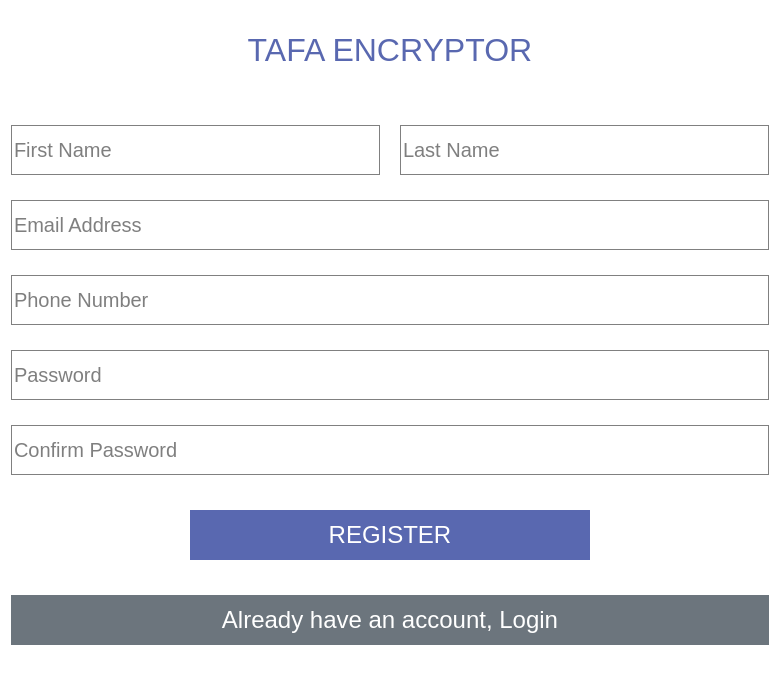
<?xml version="1.0" encoding="UTF-8"?>
<ui version="4.0">
 <class>registrationForm</class>
 <widget class="QDialog" name="registrationForm">
  <property name="geometry">
   <rect>
    <x>0</x>
    <y>0</y>
    <width>780</width>
    <height>685</height>
   </rect>
  </property>
  <property name="windowTitle">
   <string>Tafa Encyrptor Registration</string>
  </property>
  <property name="styleSheet">
   <string notr="true">background: white;</string>
  </property>
  <layout class="QVBoxLayout" name="verticalLayout">
   <item>
    <widget class="QLabel" name="label">
     <property name="maximumSize">
      <size>
       <width>16777215</width>
       <height>60</height>
      </size>
     </property>
     <property name="font">
      <font>
       <pointsize>24</pointsize>
      </font>
     </property>
     <property name="styleSheet">
      <string notr="true">color: #5968B0;</string>
     </property>
     <property name="text">
      <string>TAFA ENCRYPTOR</string>
     </property>
     <property name="alignment">
      <set>Qt::AlignCenter</set>
     </property>
    </widget>
   </item>
   <item>
    <spacer name="verticalSpacer_8">
     <property name="orientation">
      <enum>Qt::Vertical</enum>
     </property>
     <property name="sizeType">
      <enum>QSizePolicy::Fixed</enum>
     </property>
     <property name="sizeHint" stdset="0">
      <size>
       <width>20</width>
       <height>30</height>
      </size>
     </property>
    </spacer>
   </item>
   <item>
    <layout class="QHBoxLayout" name="horizontalLayout">
     <property name="spacing">
      <number>0</number>
     </property>
     <property name="sizeConstraint">
      <enum>QLayout::SetFixedSize</enum>
     </property>
     <item>
      <widget class="QLineEdit" name="firstNameInput">
       <property name="minimumSize">
        <size>
         <width>0</width>
         <height>50</height>
        </size>
       </property>
       <property name="font">
        <font>
         <pointsize>15</pointsize>
        </font>
       </property>
       <property name="styleSheet">
        <string notr="true">color: black;
border: 1px solid grey;
</string>
       </property>
       <property name="placeholderText">
        <string>First Name</string>
       </property>
      </widget>
     </item>
     <item>
      <spacer name="horizontalSpacer">
       <property name="orientation">
        <enum>Qt::Horizontal</enum>
       </property>
       <property name="sizeType">
        <enum>QSizePolicy::Fixed</enum>
       </property>
       <property name="sizeHint" stdset="0">
        <size>
         <width>20</width>
         <height>20</height>
        </size>
       </property>
      </spacer>
     </item>
     <item>
      <widget class="QLineEdit" name="lastNameInput">
       <property name="minimumSize">
        <size>
         <width>0</width>
         <height>50</height>
        </size>
       </property>
       <property name="maximumSize">
        <size>
         <width>16777215</width>
         <height>16777215</height>
        </size>
       </property>
       <property name="font">
        <font>
         <pointsize>15</pointsize>
        </font>
       </property>
       <property name="styleSheet">
        <string notr="true">color: black;
border: 1px solid grey;</string>
       </property>
       <property name="placeholderText">
        <string>Last Name</string>
       </property>
      </widget>
     </item>
    </layout>
   </item>
   <item>
    <spacer name="verticalSpacer_7">
     <property name="orientation">
      <enum>Qt::Vertical</enum>
     </property>
     <property name="sizeType">
      <enum>QSizePolicy::Fixed</enum>
     </property>
     <property name="sizeHint" stdset="0">
      <size>
       <width>20</width>
       <height>10</height>
      </size>
     </property>
    </spacer>
   </item>
   <item>
    <widget class="QLineEdit" name="emailAddressInput">
     <property name="minimumSize">
      <size>
       <width>0</width>
       <height>50</height>
      </size>
     </property>
     <property name="maximumSize">
      <size>
       <width>16777215</width>
       <height>16777215</height>
      </size>
     </property>
     <property name="font">
      <font>
       <pointsize>15</pointsize>
      </font>
     </property>
     <property name="styleSheet">
      <string notr="true">color: black;
border: 1px solid grey;
</string>
     </property>
     <property name="placeholderText">
      <string>Email Address</string>
     </property>
    </widget>
   </item>
   <item>
    <spacer name="verticalSpacer_4">
     <property name="orientation">
      <enum>Qt::Vertical</enum>
     </property>
     <property name="sizeType">
      <enum>QSizePolicy::Fixed</enum>
     </property>
     <property name="sizeHint" stdset="0">
      <size>
       <width>20</width>
       <height>10</height>
      </size>
     </property>
    </spacer>
   </item>
   <item>
    <widget class="QLineEdit" name="phoneInput">
     <property name="minimumSize">
      <size>
       <width>0</width>
       <height>50</height>
      </size>
     </property>
     <property name="maximumSize">
      <size>
       <width>16777215</width>
       <height>16777215</height>
      </size>
     </property>
     <property name="font">
      <font>
       <pointsize>15</pointsize>
      </font>
     </property>
     <property name="styleSheet">
      <string notr="true">color: black;
border: 1px solid grey;
</string>
     </property>
     <property name="placeholderText">
      <string>Phone Number</string>
     </property>
    </widget>
   </item>
   <item>
    <spacer name="verticalSpacer_3">
     <property name="orientation">
      <enum>Qt::Vertical</enum>
     </property>
     <property name="sizeType">
      <enum>QSizePolicy::Fixed</enum>
     </property>
     <property name="sizeHint" stdset="0">
      <size>
       <width>20</width>
       <height>10</height>
      </size>
     </property>
    </spacer>
   </item>
   <item>
    <widget class="QLineEdit" name="passwordInput">
     <property name="minimumSize">
      <size>
       <width>0</width>
       <height>50</height>
      </size>
     </property>
     <property name="maximumSize">
      <size>
       <width>16777215</width>
       <height>16777215</height>
      </size>
     </property>
     <property name="font">
      <font>
       <pointsize>15</pointsize>
      </font>
     </property>
     <property name="styleSheet">
      <string notr="true">color: black;
border: 1px solid grey;
</string>
     </property>
     <property name="echoMode">
      <enum>QLineEdit::Password</enum>
     </property>
     <property name="placeholderText">
      <string>Password</string>
     </property>
    </widget>
   </item>
   <item>
    <spacer name="verticalSpacer_2">
     <property name="orientation">
      <enum>Qt::Vertical</enum>
     </property>
     <property name="sizeType">
      <enum>QSizePolicy::Fixed</enum>
     </property>
     <property name="sizeHint" stdset="0">
      <size>
       <width>20</width>
       <height>10</height>
      </size>
     </property>
    </spacer>
   </item>
   <item>
    <widget class="QLineEdit" name="confirmPasswordInput">
     <property name="minimumSize">
      <size>
       <width>0</width>
       <height>50</height>
      </size>
     </property>
     <property name="maximumSize">
      <size>
       <width>16777215</width>
       <height>16777215</height>
      </size>
     </property>
     <property name="font">
      <font>
       <pointsize>15</pointsize>
      </font>
     </property>
     <property name="styleSheet">
      <string notr="true">color: black;
border: 1px solid grey;
</string>
     </property>
     <property name="echoMode">
      <enum>QLineEdit::Password</enum>
     </property>
     <property name="placeholderText">
      <string>Confirm Password</string>
     </property>
    </widget>
   </item>
   <item>
    <spacer name="verticalSpacer_6">
     <property name="orientation">
      <enum>Qt::Vertical</enum>
     </property>
     <property name="sizeType">
      <enum>QSizePolicy::Fixed</enum>
     </property>
     <property name="sizeHint" stdset="0">
      <size>
       <width>20</width>
       <height>20</height>
      </size>
     </property>
    </spacer>
   </item>
   <item alignment="Qt::AlignHCenter">
    <widget class="QPushButton" name="registerUserButton">
     <property name="minimumSize">
      <size>
       <width>400</width>
       <height>0</height>
      </size>
     </property>
     <property name="maximumSize">
      <size>
       <width>16777215</width>
       <height>50</height>
      </size>
     </property>
     <property name="font">
      <font>
       <pointsize>18</pointsize>
      </font>
     </property>
     <property name="cursor">
      <cursorShape>PointingHandCursor</cursorShape>
     </property>
     <property name="styleSheet">
      <string notr="true">background: #5968B0;
color:white;
border: 0px;</string>
     </property>
     <property name="text">
      <string>REGISTER</string>
     </property>
    </widget>
   </item>
   <item>
    <spacer name="verticalSpacer">
     <property name="orientation">
      <enum>Qt::Vertical</enum>
     </property>
     <property name="sizeType">
      <enum>QSizePolicy::Fixed</enum>
     </property>
     <property name="sizeHint" stdset="0">
      <size>
       <width>20</width>
       <height>20</height>
      </size>
     </property>
    </spacer>
   </item>
   <item>
    <widget class="QPushButton" name="redirectToLoginButton">
     <property name="maximumSize">
      <size>
       <width>16777215</width>
       <height>50</height>
      </size>
     </property>
     <property name="font">
      <font>
       <pointsize>18</pointsize>
      </font>
     </property>
     <property name="cursor">
      <cursorShape>PointingHandCursor</cursorShape>
     </property>
     <property name="styleSheet">
      <string notr="true">background: #6c757d;
color: white;
border: 0px;</string>
     </property>
     <property name="text">
      <string>Already have an account, Login</string>
     </property>
    </widget>
   </item>
   <item>
    <spacer name="verticalSpacer_5">
     <property name="orientation">
      <enum>Qt::Vertical</enum>
     </property>
     <property name="sizeType">
      <enum>QSizePolicy::Fixed</enum>
     </property>
     <property name="sizeHint" stdset="0">
      <size>
       <width>20</width>
       <height>20</height>
      </size>
     </property>
    </spacer>
   </item>
  </layout>
 </widget>
 <resources/>
 <connections/>
</ui>
